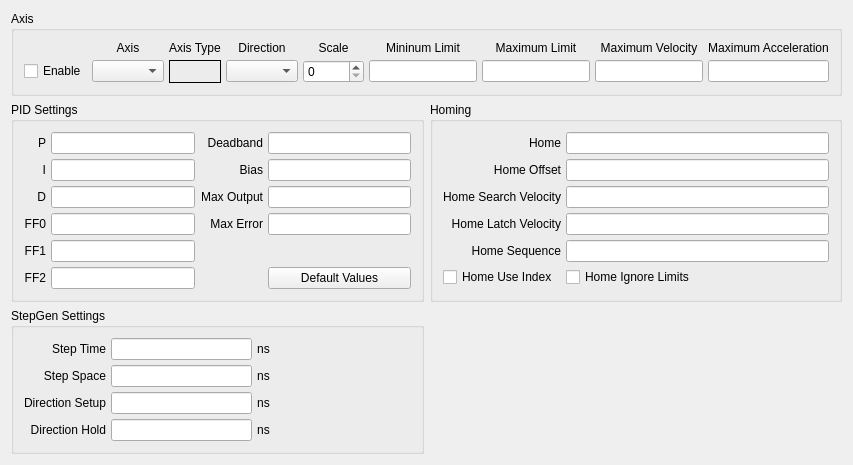
          <widget class="QWidget" name="joint1tab">
           <attribute name="title">
            <string>Joint 1</string>
           </attribute>
           <layout class="QGridLayout" name="gridLayout_10">
            <item row="0" column="0" colspan="2">
             <widget class="QGroupBox" name="jointAxisGroup_1">
              <property name="title">
               <string>Axis</string>
              </property>
              <layout class="QGridLayout" name="gridLayout_7">
               <property name="leftMargin">
                <number>10</number>
               </property>
               <property name="topMargin">
                <number>10</number>
               </property>
               <property name="rightMargin">
                <number>10</number>
               </property>
               <property name="bottomMargin">
                <number>10</number>
               </property>
               <property name="spacing">
                <number>5</number>
               </property>
               <item row="1" column="1">
                <widget class="QComboBox" name="axisCB_1"/>
               </item>
               <item row="0" column="5">
                <widget class="QLabel" name="label_63">
                 <property name="text">
                  <string>Mininum Limit</string>
                 </property>
                 <property name="alignment">
                  <set>Qt::AlignBottom|Qt::AlignHCenter</set>
                 </property>
                 <property name="wordWrap">
                  <bool>true</bool>
                 </property>
                </widget>
               </item>
               <item row="1" column="0">
                <widget class="QCheckBox" name="stepper_1">
                 <property name="text">
                  <string>Enable</string>
                 </property>
                </widget>
               </item>
               <item row="0" column="1">
                <widget class="QLabel" name="label_50">
                 <property name="text">
                  <string>Axis</string>
                 </property>
                 <property name="alignment">
                  <set>Qt::AlignBottom|Qt::AlignHCenter</set>
                 </property>
                </widget>
               </item>
               <item row="1" column="4">
                <widget class="QSpinBox" name="scale_1">
                 <property name="maximum">
                  <number>25000</number>
                 </property>
                </widget>
               </item>
               <item row="1" column="3">
                <widget class="QComboBox" name="stepDir_1"/>
               </item>
               <item row="0" column="3">
                <widget class="QLabel" name="label_51">
                 <property name="text">
                  <string>Direction</string>
                 </property>
                 <property name="alignment">
                  <set>Qt::AlignBottom|Qt::AlignHCenter</set>
                 </property>
                </widget>
               </item>
               <item row="1" column="5">
                <widget class="QLineEdit" name="minLimit_1">
                 <property name="alignment">
                  <set>Qt::AlignRight|Qt::AlignTrailing|Qt::AlignVCenter</set>
                 </property>
                </widget>
               </item>
               <item row="1" column="6">
                <widget class="QLineEdit" name="maxLimit_1">
                 <property name="alignment">
                  <set>Qt::AlignRight|Qt::AlignTrailing|Qt::AlignVCenter</set>
                 </property>
                </widget>
               </item>
               <item row="0" column="6">
                <widget class="QLabel" name="label_68">
                 <property name="text">
                  <string>Maximum Limit</string>
                 </property>
                 <property name="textFormat">
                  <enum>Qt::AutoText</enum>
                 </property>
                 <property name="alignment">
                  <set>Qt::AlignBottom|Qt::AlignHCenter</set>
                 </property>
                 <property name="wordWrap">
                  <bool>true</bool>
                 </property>
                </widget>
               </item>
               <item row="0" column="7">
                <widget class="QLabel" name="label_74">
                 <property name="text">
                  <string>Maximum Velocity</string>
                 </property>
                 <property name="alignment">
                  <set>Qt::AlignBottom|Qt::AlignHCenter</set>
                 </property>
                 <property name="wordWrap">
                  <bool>true</bool>
                 </property>
                </widget>
               </item>
               <item row="0" column="4">
                <widget class="QLabel" name="label_52">
                 <property name="text">
                  <string>Scale</string>
                 </property>
                 <property name="alignment">
                  <set>Qt::AlignBottom|Qt::AlignHCenter</set>
                 </property>
                </widget>
               </item>
               <item row="0" column="8">
                <widget class="QLabel" name="label_75">
                 <property name="text">
                  <string>Maximum Acceleration</string>
                 </property>
                 <property name="alignment">
                  <set>Qt::AlignBottom|Qt::AlignHCenter</set>
                 </property>
                 <property name="wordWrap">
                  <bool>true</bool>
                 </property>
                </widget>
               </item>
               <item row="1" column="7">
                <widget class="QLineEdit" name="maxVelocity_1">
                 <property name="alignment">
                  <set>Qt::AlignRight|Qt::AlignTrailing|Qt::AlignVCenter</set>
                 </property>
                </widget>
               </item>
               <item row="1" column="8">
                <widget class="QLineEdit" name="maxAccel_1">
                 <property name="alignment">
                  <set>Qt::AlignRight|Qt::AlignTrailing|Qt::AlignVCenter</set>
                 </property>
                </widget>
               </item>
               <item row="0" column="2">
                <widget class="QLabel" name="label_5">
                 <property name="text">
                  <string>Axis Type</string>
                 </property>
                </widget>
               </item>
               <item row="1" column="2">
                <widget class="QLabel" name="axisType_1">
                 <property name="frameShape">
                  <enum>QFrame::Box</enum>
                 </property>
                 <property name="text">
                  <string/>
                 </property>
                </widget>
               </item>
              </layout>
             </widget>
            </item>
            <item row="1" column="0">
             <widget class="QGroupBox" name="groupBox_7">
              <property name="title">
               <string>PID Settings</string>
              </property>
              <layout class="QGridLayout" name="gridLayout_8">
               <property name="leftMargin">
                <number>10</number>
               </property>
               <property name="topMargin">
                <number>10</number>
               </property>
               <property name="rightMargin">
                <number>10</number>
               </property>
               <property name="bottomMargin">
                <number>10</number>
               </property>
               <property name="spacing">
                <number>5</number>
               </property>
               <item row="0" column="0">
                <widget class="QLabel" name="label_224">
                 <property name="text">
                  <string>P</string>
                 </property>
                 <property name="alignment">
                  <set>Qt::AlignRight|Qt::AlignTrailing|Qt::AlignVCenter</set>
                 </property>
                </widget>
               </item>
               <item row="0" column="1">
                <widget class="QLineEdit" name="p_1">
                 <property name="text">
                  <string/>
                 </property>
                 <property name="alignment">
                  <set>Qt::AlignRight|Qt::AlignTrailing|Qt::AlignVCenter</set>
                 </property>
                </widget>
               </item>
               <item row="0" column="2">
                <widget class="QLabel" name="label_225">
                 <property name="text">
                  <string>Deadband</string>
                 </property>
                 <property name="alignment">
                  <set>Qt::AlignRight|Qt::AlignTrailing|Qt::AlignVCenter</set>
                 </property>
                </widget>
               </item>
               <item row="0" column="3">
                <widget class="QLineEdit" name="deadband_1">
                 <property name="text">
                  <string/>
                 </property>
                 <property name="alignment">
                  <set>Qt::AlignRight|Qt::AlignTrailing|Qt::AlignVCenter</set>
                 </property>
                </widget>
               </item>
               <item row="1" column="0">
                <widget class="QLabel" name="label_226">
                 <property name="text">
                  <string>I</string>
                 </property>
                 <property name="alignment">
                  <set>Qt::AlignRight|Qt::AlignTrailing|Qt::AlignVCenter</set>
                 </property>
                </widget>
               </item>
               <item row="1" column="1">
                <widget class="QLineEdit" name="i_1">
                 <property name="text">
                  <string/>
                 </property>
                 <property name="alignment">
                  <set>Qt::AlignRight|Qt::AlignTrailing|Qt::AlignVCenter</set>
                 </property>
                </widget>
               </item>
               <item row="1" column="2">
                <widget class="QLabel" name="label_227">
                 <property name="text">
                  <string>Bias</string>
                 </property>
                 <property name="alignment">
                  <set>Qt::AlignRight|Qt::AlignTrailing|Qt::AlignVCenter</set>
                 </property>
                </widget>
               </item>
               <item row="1" column="3">
                <widget class="QLineEdit" name="bias_1">
                 <property name="text">
                  <string/>
                 </property>
                 <property name="alignment">
                  <set>Qt::AlignRight|Qt::AlignTrailing|Qt::AlignVCenter</set>
                 </property>
                </widget>
               </item>
               <item row="2" column="0">
                <widget class="QLabel" name="label_228">
                 <property name="text">
                  <string>D</string>
                 </property>
                 <property name="alignment">
                  <set>Qt::AlignRight|Qt::AlignTrailing|Qt::AlignVCenter</set>
                 </property>
                </widget>
               </item>
               <item row="2" column="1">
                <widget class="QLineEdit" name="d_1">
                 <property name="text">
                  <string/>
                 </property>
                 <property name="alignment">
                  <set>Qt::AlignRight|Qt::AlignTrailing|Qt::AlignVCenter</set>
                 </property>
                </widget>
               </item>
               <item row="2" column="2">
                <widget class="QLabel" name="label_229">
                 <property name="text">
                  <string>Max Output</string>
                 </property>
                 <property name="alignment">
                  <set>Qt::AlignRight|Qt::AlignTrailing|Qt::AlignVCenter</set>
                 </property>
                </widget>
               </item>
               <item row="2" column="3">
                <widget class="QLineEdit" name="maxOutput_1">
                 <property name="text">
                  <string/>
                 </property>
                 <property name="alignment">
                  <set>Qt::AlignRight|Qt::AlignTrailing|Qt::AlignVCenter</set>
                 </property>
                </widget>
               </item>
               <item row="3" column="0">
                <widget class="QLabel" name="label_230">
                 <property name="text">
                  <string>FF0</string>
                 </property>
                 <property name="alignment">
                  <set>Qt::AlignRight|Qt::AlignTrailing|Qt::AlignVCenter</set>
                 </property>
                </widget>
               </item>
               <item row="3" column="1">
                <widget class="QLineEdit" name="ff0_1">
                 <property name="text">
                  <string/>
                 </property>
                 <property name="alignment">
                  <set>Qt::AlignRight|Qt::AlignTrailing|Qt::AlignVCenter</set>
                 </property>
                </widget>
               </item>
               <item row="3" column="2">
                <widget class="QLabel" name="label_231">
                 <property name="text">
                  <string>Max Error</string>
                 </property>
                 <property name="alignment">
                  <set>Qt::AlignRight|Qt::AlignTrailing|Qt::AlignVCenter</set>
                 </property>
                </widget>
               </item>
               <item row="3" column="3">
                <widget class="QLineEdit" name="maxError_1">
                 <property name="text">
                  <string/>
                 </property>
                 <property name="alignment">
                  <set>Qt::AlignRight|Qt::AlignTrailing|Qt::AlignVCenter</set>
                 </property>
                </widget>
               </item>
               <item row="4" column="0">
                <widget class="QLabel" name="label_232">
                 <property name="text">
                  <string>FF1</string>
                 </property>
                 <property name="alignment">
                  <set>Qt::AlignRight|Qt::AlignTrailing|Qt::AlignVCenter</set>
                 </property>
                </widget>
               </item>
               <item row="4" column="1">
                <widget class="QLineEdit" name="ff1_1">
                 <property name="text">
                  <string/>
                 </property>
                 <property name="alignment">
                  <set>Qt::AlignRight|Qt::AlignTrailing|Qt::AlignVCenter</set>
                 </property>
                </widget>
               </item>
               <item row="5" column="0">
                <widget class="QLabel" name="label_233">
                 <property name="text">
                  <string>FF2</string>
                 </property>
                 <property name="alignment">
                  <set>Qt::AlignRight|Qt::AlignTrailing|Qt::AlignVCenter</set>
                 </property>
                </widget>
               </item>
               <item row="5" column="1">
                <widget class="QLineEdit" name="ff2_1">
                 <property name="text">
                  <string/>
                 </property>
                 <property name="alignment">
                  <set>Qt::AlignRight|Qt::AlignTrailing|Qt::AlignVCenter</set>
                 </property>
                </widget>
               </item>
               <item row="5" column="3">
                <widget class="QPushButton" name="pidDefault_1">
                 <property name="text">
                  <string>Default Values</string>
                 </property>
                </widget>
               </item>
              </layout>
             </widget>
            </item>
            <item row="1" column="1">
             <widget class="QGroupBox" name="groupBox_5">
              <property name="title">
               <string>Homing</string>
              </property>
              <layout class="QGridLayout" name="gridLayout_6">
               <property name="leftMargin">
                <number>10</number>
               </property>
               <property name="topMargin">
                <number>10</number>
               </property>
               <property name="rightMargin">
                <number>10</number>
               </property>
               <property name="bottomMargin">
                <number>10</number>
               </property>
               <property name="spacing">
                <number>5</number>
               </property>
               <item row="0" column="1">
                <widget class="QLineEdit" name="home_1">
                 <property name="alignment">
                  <set>Qt::AlignRight|Qt::AlignTrailing|Qt::AlignVCenter</set>
                 </property>
                </widget>
               </item>
               <item row="0" column="0">
                <widget class="QLabel" name="label_86">
                 <property name="text">
                  <string>Home</string>
                 </property>
                 <property name="alignment">
                  <set>Qt::AlignRight|Qt::AlignTrailing|Qt::AlignVCenter</set>
                 </property>
                </widget>
               </item>
               <item row="1" column="0">
                <widget class="QLabel" name="label_87">
                 <property name="text">
                  <string>Home Offset</string>
                 </property>
                 <property name="alignment">
                  <set>Qt::AlignRight|Qt::AlignTrailing|Qt::AlignVCenter</set>
                 </property>
                </widget>
               </item>
               <item row="1" column="1">
                <widget class="QLineEdit" name="homeOffset_1">
                 <property name="alignment">
                  <set>Qt::AlignRight|Qt::AlignTrailing|Qt::AlignVCenter</set>
                 </property>
                </widget>
               </item>
               <item row="2" column="1">
                <widget class="QLineEdit" name="homeSearchVel_1">
                 <property name="alignment">
                  <set>Qt::AlignRight|Qt::AlignTrailing|Qt::AlignVCenter</set>
                 </property>
                </widget>
               </item>
               <item row="2" column="0">
                <widget class="QLabel" name="label_88">
                 <property name="text">
                  <string>Home Search Velocity</string>
                 </property>
                 <property name="alignment">
                  <set>Qt::AlignRight|Qt::AlignTrailing|Qt::AlignVCenter</set>
                 </property>
                </widget>
               </item>
               <item row="3" column="0">
                <widget class="QLabel" name="label_89">
                 <property name="text">
                  <string>Home Latch Velocity</string>
                 </property>
                 <property name="alignment">
                  <set>Qt::AlignRight|Qt::AlignTrailing|Qt::AlignVCenter</set>
                 </property>
                </widget>
               </item>
               <item row="3" column="1">
                <widget class="QLineEdit" name="homeLatchVel_1">
                 <property name="alignment">
                  <set>Qt::AlignRight|Qt::AlignTrailing|Qt::AlignVCenter</set>
                 </property>
                </widget>
               </item>
               <item row="5" column="0">
                <widget class="QCheckBox" name="homeUseIndex_1">
                 <property name="text">
                  <string>Home Use Index</string>
                 </property>
                </widget>
               </item>
               <item row="5" column="1">
                <widget class="QCheckBox" name="homeIgnoreLimits_1">
                 <property name="text">
                  <string>Home Ignore Limits</string>
                 </property>
                </widget>
               </item>
               <item row="4" column="1">
                <widget class="QLineEdit" name="homeSequence_1">
                 <property name="toolTip">
                  <string>&lt;html&gt;&lt;head/&gt;&lt;body&gt;&lt;p&gt;Home sequences start at 0 and do not skip a number.&lt;/p&gt;&lt;p&gt;Multiple joint axis use a negative number.&lt;/p&gt;&lt;p&gt;Leave blank to home the joint manually.&lt;/p&gt;&lt;/body&gt;&lt;/html&gt;</string>
                 </property>
                </widget>
               </item>
               <item row="4" column="0">
                <widget class="QLabel" name="label_39">
                 <property name="text">
                  <string>Home Sequence</string>
                 </property>
                 <property name="alignment">
                  <set>Qt::AlignRight|Qt::AlignTrailing|Qt::AlignVCenter</set>
                 </property>
                </widget>
               </item>
              </layout>
             </widget>
            </item>
            <item row="2" column="0">
             <widget class="QGroupBox" name="groupBox_8">
              <property name="title">
               <string>StepGen Settings</string>
              </property>
              <layout class="QGridLayout" name="gridLayout_9">
               <property name="leftMargin">
                <number>10</number>
               </property>
               <property name="topMargin">
                <number>10</number>
               </property>
               <property name="rightMargin">
                <number>10</number>
               </property>
               <property name="bottomMargin">
                <number>10</number>
               </property>
               <property name="spacing">
                <number>5</number>
               </property>
               <item row="0" column="1">
                <widget class="QLineEdit" name="stepTime_1">
                 <property name="inputMask">
                  <string/>
                 </property>
                 <property name="text">
                  <string/>
                 </property>
                 <property name="alignment">
                  <set>Qt::AlignRight|Qt::AlignTrailing|Qt::AlignVCenter</set>
                 </property>
                </widget>
               </item>
               <item row="0" column="0">
                <widget class="QLabel" name="label_103">
                 <property name="text">
                  <string>Step Time</string>
                 </property>
                 <property name="alignment">
                  <set>Qt::AlignRight|Qt::AlignTrailing|Qt::AlignVCenter</set>
                 </property>
                </widget>
               </item>
               <item row="0" column="2">
                <widget class="QLabel" name="label_111">
                 <property name="text">
                  <string>ns</string>
                 </property>
                 <property name="alignment">
                  <set>Qt::AlignCenter</set>
                 </property>
                </widget>
               </item>
               <item row="1" column="0">
                <widget class="QLabel" name="label_112">
                 <property name="text">
                  <string>Step Space</string>
                 </property>
                 <property name="alignment">
                  <set>Qt::AlignRight|Qt::AlignTrailing|Qt::AlignVCenter</set>
                 </property>
                </widget>
               </item>
               <item row="1" column="1">
                <widget class="QLineEdit" name="stepSpace_1">
                 <property name="text">
                  <string/>
                 </property>
                 <property name="alignment">
                  <set>Qt::AlignRight|Qt::AlignTrailing|Qt::AlignVCenter</set>
                 </property>
                </widget>
               </item>
               <item row="1" column="2">
                <widget class="QLabel" name="label_113">
                 <property name="text">
                  <string>ns</string>
                 </property>
                 <property name="alignment">
                  <set>Qt::AlignCenter</set>
                 </property>
                </widget>
               </item>
               <item row="2" column="0">
                <widget class="QLabel" name="label_114">
                 <property name="text">
                  <string>Direction Setup</string>
                 </property>
                 <property name="alignment">
                  <set>Qt::AlignRight|Qt::AlignTrailing|Qt::AlignVCenter</set>
                 </property>
                </widget>
               </item>
               <item row="2" column="1">
                <widget class="QLineEdit" name="dirSetup_1">
                 <property name="text">
                  <string/>
                 </property>
                 <property name="alignment">
                  <set>Qt::AlignRight|Qt::AlignTrailing|Qt::AlignVCenter</set>
                 </property>
                </widget>
               </item>
               <item row="2" column="2">
                <widget class="QLabel" name="label_115">
                 <property name="text">
                  <string>ns</string>
                 </property>
                 <property name="alignment">
                  <set>Qt::AlignCenter</set>
                 </property>
                </widget>
               </item>
               <item row="3" column="0">
                <widget class="QLabel" name="label_116">
                 <property name="text">
                  <string>Direction Hold</string>
                 </property>
                 <property name="alignment">
                  <set>Qt::AlignRight|Qt::AlignTrailing|Qt::AlignVCenter</set>
                 </property>
                </widget>
               </item>
               <item row="3" column="1">
                <widget class="QLineEdit" name="dirHold_1">
                 <property name="text">
                  <string/>
                 </property>
                 <property name="alignment">
                  <set>Qt::AlignRight|Qt::AlignTrailing|Qt::AlignVCenter</set>
                 </property>
                </widget>
               </item>
               <item row="3" column="2">
                <widget class="QLabel" name="label_117">
                 <property name="text">
                  <string>ns</string>
                 </property>
                 <property name="alignment">
                  <set>Qt::AlignCenter</set>
                 </property>
                </widget>
               </item>
               <item row="0" column="3">
                <spacer name="horizontalSpacer_5">
                 <property name="orientation">
                  <enum>Qt::Horizontal</enum>
                 </property>
                 <property name="sizeHint" stdset="0">
                  <size>
                   <width>40</width>
                   <height>20</height>
                  </size>
                 </property>
                </spacer>
               </item>
              </layout>
             </widget>
            </item>
           </layout>
          </widget>
